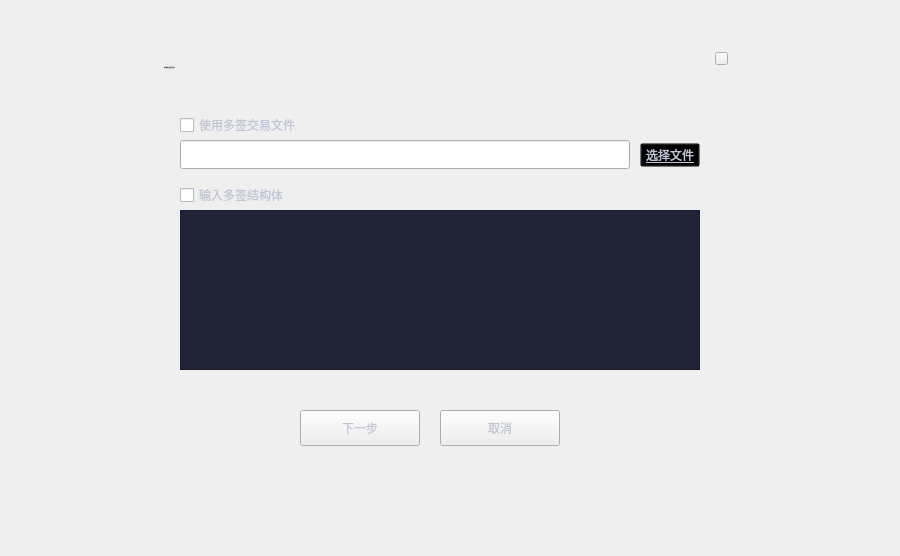
<?xml version="1.0" encoding="UTF-8"?>
<ui version="4.0">
 <class>SignMultiSigDialog</class>
 <widget class="QDialog" name="SignMultiSigDialog">
  <property name="geometry">
   <rect>
    <x>0</x>
    <y>0</y>
    <width>900</width>
    <height>556</height>
   </rect>
  </property>
  <property name="windowTitle">
   <string>Dialog</string>
  </property>
  <widget class="QWidget" name="widget" native="true">
   <property name="geometry">
    <rect>
     <x>0</x>
     <y>0</y>
     <width>900</width>
     <height>556</height>
    </rect>
   </property>
   <property name="styleSheet">
    <string notr="true">QLabel{font: 12px &quot;Microsoft YaHei UI Light&quot;;}
</string>
   </property>
   <widget class="QWidget" name="containerWidget" native="true">
    <property name="geometry">
     <rect>
      <x>140</x>
      <y>40</y>
      <width>600</width>
      <height>440</height>
     </rect>
    </property>
    <property name="font">
     <font>
      <family>Microsoft YaHei UI Light</family>
     </font>
    </property>
    <widget class="QLabel" name="label_2">
     <property name="geometry">
      <rect>
       <x>24</x>
       <y>17</y>
       <width>300</width>
       <height>21</height>
      </rect>
     </property>
     <property name="font">
      <font>
       <family>Microsoft YaHei UI Light</family>
       <pointsize>-1</pointsize>
       <weight>50</weight>
       <italic>false</italic>
       <bold>false</bold>
      </font>
     </property>
     <property name="styleSheet">
      <string notr="true">QLabel{font: 16px &quot;Microsoft YaHei UI Light&quot;;}
</string>
     </property>
     <property name="text">
      <string>对多重签名交易进行签名</string>
     </property>
    </widget>
    <widget class="QStackedWidget" name="stackedWidget">
     <property name="geometry">
      <rect>
       <x>0</x>
       <y>50</y>
       <width>600</width>
       <height>390</height>
      </rect>
     </property>
     <property name="styleSheet">
      <string notr="true">color: rgb(192, 196, 212);</string>
     </property>
     <property name="currentIndex">
      <number>0</number>
     </property>
     <widget class="QWidget" name="page">
      <widget class="QLineEdit" name="pathLineEdit">
       <property name="geometry">
        <rect>
         <x>40</x>
         <y>50</y>
         <width>450</width>
         <height>29</height>
        </rect>
       </property>
       <property name="font">
        <font>
         <pointsize>10</pointsize>
        </font>
       </property>
       <property name="readOnly">
        <bool>true</bool>
       </property>
      </widget>
      <widget class="QToolButton" name="selectPathBtn">
       <property name="geometry">
        <rect>
         <x>500</x>
         <y>53</y>
         <width>60</width>
         <height>24</height>
        </rect>
       </property>
       <property name="font">
        <font>
         <family>Microsoft YaHei UI Light</family>
         <pointsize>9</pointsize>
         <weight>50</weight>
         <italic>false</italic>
         <bold>false</bold>
         <underline>true</underline>
        </font>
       </property>
       <property name="cursor">
        <cursorShape>PointingHandCursor</cursorShape>
       </property>
       <property name="styleSheet">
        <string notr="true">QToolButton{font: 9pt &quot;Microsoft YaHei UI Light&quot;;text-decoration: underline;background:transparent;color: rgb(192, 196, 212);}
QToolButton:hover{color:white;}</string>
       </property>
       <property name="text">
        <string>选择文件</string>
       </property>
      </widget>
      <widget class="QToolButton" name="cancelBtn">
       <property name="geometry">
        <rect>
         <x>300</x>
         <y>320</y>
         <width>120</width>
         <height>36</height>
        </rect>
       </property>
       <property name="font">
        <font>
         <family>Microsoft YaHei UI Light</family>
        </font>
       </property>
       <property name="cursor">
        <cursorShape>PointingHandCursor</cursorShape>
       </property>
       <property name="focusPolicy">
        <enum>Qt::NoFocus</enum>
       </property>
       <property name="styleSheet">
        <string notr="true"/>
       </property>
       <property name="text">
        <string>取消</string>
       </property>
      </widget>
      <widget class="QToolButton" name="nextBtn">
       <property name="geometry">
        <rect>
         <x>160</x>
         <y>320</y>
         <width>120</width>
         <height>36</height>
        </rect>
       </property>
       <property name="font">
        <font>
         <family>Microsoft YaHei UI Light</family>
        </font>
       </property>
       <property name="cursor">
        <cursorShape>PointingHandCursor</cursorShape>
       </property>
       <property name="focusPolicy">
        <enum>Qt::NoFocus</enum>
       </property>
       <property name="styleSheet">
        <string notr="true"/>
       </property>
       <property name="text">
        <string>下一步</string>
       </property>
      </widget>
      <widget class="QCheckBox" name="fileCheckBox">
       <property name="geometry">
        <rect>
         <x>40</x>
         <y>20</y>
         <width>300</width>
         <height>30</height>
        </rect>
       </property>
       <property name="font">
        <font>
         <family>Microsoft YaHei UI Light</family>
        </font>
       </property>
       <property name="cursor">
        <cursorShape>PointingHandCursor</cursorShape>
       </property>
       <property name="text">
        <string>使用多签交易文件</string>
       </property>
      </widget>
      <widget class="QCheckBox" name="bullderCheckBox">
       <property name="geometry">
        <rect>
         <x>40</x>
         <y>90</y>
         <width>300</width>
         <height>30</height>
        </rect>
       </property>
       <property name="font">
        <font>
         <family>Microsoft YaHei UI Light</family>
        </font>
       </property>
       <property name="cursor">
        <cursorShape>PointingHandCursor</cursorShape>
       </property>
       <property name="text">
        <string>输入多签结构体</string>
       </property>
      </widget>
      <widget class="QTextBrowser" name="transactionBrowser">
       <property name="geometry">
        <rect>
         <x>40</x>
         <y>120</y>
         <width>520</width>
         <height>160</height>
        </rect>
       </property>
       <property name="font">
        <font>
         <family>Microsoft YaHei UI Light</family>
         <weight>50</weight>
         <italic>false</italic>
         <bold>false</bold>
        </font>
       </property>
       <property name="contextMenuPolicy">
        <enum>Qt::DefaultContextMenu</enum>
       </property>
       <property name="styleSheet">
        <string notr="true">QTextBrowser{background-color: rgb(32,36,54);color: rgb(192, 196, 212);border:1px solid rgb(28, 32, 46);padding: 0px 0px 0px 6px;}
QTextBrowser:focus{border:1px solid rgb(93,107,144);}</string>
       </property>
       <property name="undoRedoEnabled">
        <bool>true</bool>
       </property>
       <property name="readOnly">
        <bool>false</bool>
       </property>
      </widget>
     </widget>
     <widget class="QWidget" name="page_2">
      <widget class="QToolButton" name="closeBtn2">
       <property name="geometry">
        <rect>
         <x>380</x>
         <y>320</y>
         <width>120</width>
         <height>36</height>
        </rect>
       </property>
       <property name="font">
        <font>
         <family>Microsoft YaHei UI Light</family>
        </font>
       </property>
       <property name="cursor">
        <cursorShape>PointingHandCursor</cursorShape>
       </property>
       <property name="focusPolicy">
        <enum>Qt::NoFocus</enum>
       </property>
       <property name="styleSheet">
        <string notr="true"/>
       </property>
       <property name="text">
        <string>关闭</string>
       </property>
      </widget>
      <widget class="QLabel" name="label_8">
       <property name="geometry">
        <rect>
         <x>30</x>
         <y>10</y>
         <width>80</width>
         <height>20</height>
        </rect>
       </property>
       <property name="text">
        <string>来自：</string>
       </property>
       <property name="alignment">
        <set>Qt::AlignLeading|Qt::AlignLeft|Qt::AlignVCenter</set>
       </property>
      </widget>
      <widget class="QLabel" name="fromLabel">
       <property name="geometry">
        <rect>
         <x>30</x>
         <y>30</y>
         <width>280</width>
         <height>20</height>
        </rect>
       </property>
       <property name="text">
        <string/>
       </property>
       <property name="alignment">
        <set>Qt::AlignLeading|Qt::AlignLeft|Qt::AlignVCenter</set>
       </property>
       <property name="textInteractionFlags">
        <set>Qt::LinksAccessibleByMouse|Qt::TextSelectableByMouse</set>
       </property>
      </widget>
      <widget class="QLabel" name="label_9">
       <property name="geometry">
        <rect>
         <x>320</x>
         <y>10</y>
         <width>80</width>
         <height>20</height>
        </rect>
       </property>
       <property name="text">
        <string>发往：</string>
       </property>
       <property name="alignment">
        <set>Qt::AlignLeading|Qt::AlignLeft|Qt::AlignVCenter</set>
       </property>
      </widget>
      <widget class="QLabel" name="toLabel">
       <property name="geometry">
        <rect>
         <x>320</x>
         <y>30</y>
         <width>280</width>
         <height>20</height>
        </rect>
       </property>
       <property name="text">
        <string/>
       </property>
       <property name="alignment">
        <set>Qt::AlignLeading|Qt::AlignLeft|Qt::AlignVCenter</set>
       </property>
       <property name="textInteractionFlags">
        <set>Qt::LinksAccessibleByMouse|Qt::TextSelectableByMouse</set>
       </property>
      </widget>
      <widget class="QLabel" name="label_10">
       <property name="geometry">
        <rect>
         <x>30</x>
         <y>60</y>
         <width>140</width>
         <height>30</height>
        </rect>
       </property>
       <property name="text">
        <string>已有签名/需要签名：</string>
       </property>
       <property name="alignment">
        <set>Qt::AlignLeading|Qt::AlignLeft|Qt::AlignVCenter</set>
       </property>
      </widget>
      <widget class="QLabel" name="requireLabel">
       <property name="geometry">
        <rect>
         <x>150</x>
         <y>60</y>
         <width>100</width>
         <height>30</height>
        </rect>
       </property>
       <property name="text">
        <string/>
       </property>
       <property name="alignment">
        <set>Qt::AlignLeading|Qt::AlignLeft|Qt::AlignVCenter</set>
       </property>
       <property name="textInteractionFlags">
        <set>Qt::LinksAccessibleByMouse|Qt::TextSelectableByMouse</set>
       </property>
      </widget>
      <widget class="QTableWidget" name="signInfoTableWidget">
       <property name="geometry">
        <rect>
         <x>30</x>
         <y>90</y>
         <width>520</width>
         <height>141</height>
        </rect>
       </property>
       <property name="cursor" stdset="0">
        <cursorShape>PointingHandCursor</cursorShape>
       </property>
       <property name="layoutDirection">
        <enum>Qt::LeftToRight</enum>
       </property>
       <property name="styleSheet">
        <string notr="true">QTableWidget{border: none;gridline-color: rgb(241,241,248);background-color: rgb(40, 46, 66);}
QHeaderView{background-color:rgb(40,46,66);min-height:30;color:white;}
QHeaderView::section{background-color: rgb(56,63,93);border: 1px solid rgb(40,46,66);
font: 12px &quot;Microsoft YaHei UI Light&quot;;}
</string>
       </property>
       <property name="frameShape">
        <enum>QFrame::Box</enum>
       </property>
       <property name="frameShadow">
        <enum>QFrame::Plain</enum>
       </property>
       <property name="verticalScrollBarPolicy">
        <enum>Qt::ScrollBarAsNeeded</enum>
       </property>
       <property name="horizontalScrollBarPolicy">
        <enum>Qt::ScrollBarAlwaysOff</enum>
       </property>
       <property name="autoScroll">
        <bool>true</bool>
       </property>
       <property name="editTriggers">
        <set>QAbstractItemView::NoEditTriggers</set>
       </property>
       <property name="selectionMode">
        <enum>QAbstractItemView::NoSelection</enum>
       </property>
       <property name="iconSize">
        <size>
         <width>19</width>
         <height>12</height>
        </size>
       </property>
       <property name="showGrid">
        <bool>true</bool>
       </property>
       <property name="gridStyle">
        <enum>Qt::SolidLine</enum>
       </property>
       <attribute name="horizontalHeaderVisible">
        <bool>false</bool>
       </attribute>
       <attribute name="horizontalHeaderCascadingSectionResizes">
        <bool>false</bool>
       </attribute>
       <attribute name="horizontalHeaderHighlightSections">
        <bool>false</bool>
       </attribute>
       <attribute name="verticalHeaderVisible">
        <bool>false</bool>
       </attribute>
       <attribute name="verticalHeaderHighlightSections">
        <bool>false</bool>
       </attribute>
       <column>
        <property name="text">
         <string>拥有者地址</string>
        </property>
        <property name="font">
         <font>
          <family>Microsoft YaHei UI Light</family>
         </font>
        </property>
        <property name="textAlignment">
         <set>AlignCenter</set>
        </property>
       </column>
       <column>
        <property name="text">
         <string>账户</string>
        </property>
        <property name="font">
         <font>
          <family>Microsoft YaHei UI Light</family>
         </font>
        </property>
        <property name="textAlignment">
         <set>AlignCenter</set>
        </property>
       </column>
       <column>
        <property name="text">
         <string>签名状态</string>
        </property>
        <property name="textAlignment">
         <set>AlignCenter</set>
        </property>
       </column>
      </widget>
      <widget class="QToolButton" name="backBtn">
       <property name="geometry">
        <rect>
         <x>100</x>
         <y>320</y>
         <width>120</width>
         <height>36</height>
        </rect>
       </property>
       <property name="font">
        <font>
         <family>Microsoft YaHei UI Light</family>
        </font>
       </property>
       <property name="cursor">
        <cursorShape>PointingHandCursor</cursorShape>
       </property>
       <property name="focusPolicy">
        <enum>Qt::NoFocus</enum>
       </property>
       <property name="styleSheet">
        <string notr="true"/>
       </property>
       <property name="text">
        <string>返回</string>
       </property>
      </widget>
      <widget class="QToolButton" name="signBtn">
       <property name="geometry">
        <rect>
         <x>240</x>
         <y>320</y>
         <width>120</width>
         <height>36</height>
        </rect>
       </property>
       <property name="font">
        <font>
         <family>Microsoft YaHei UI Light</family>
        </font>
       </property>
       <property name="cursor">
        <cursorShape>PointingHandCursor</cursorShape>
       </property>
       <property name="focusPolicy">
        <enum>Qt::NoFocus</enum>
       </property>
       <property name="styleSheet">
        <string notr="true"/>
       </property>
       <property name="text">
        <string>确认签名</string>
       </property>
      </widget>
      <widget class="QLabel" name="requireLabel_2">
       <property name="geometry">
        <rect>
         <x>30</x>
         <y>240</y>
         <width>520</width>
         <height>50</height>
        </rect>
       </property>
       <property name="text">
        <string>点击确认签名，所有本地账户的签名将被写入。签名满足后将会直接广播交易。</string>
       </property>
       <property name="alignment">
        <set>Qt::AlignLeading|Qt::AlignLeft|Qt::AlignVCenter</set>
       </property>
       <property name="wordWrap">
        <bool>true</bool>
       </property>
       <property name="textInteractionFlags">
        <set>Qt::LinksAccessibleByMouse|Qt::TextSelectableByMouse</set>
       </property>
      </widget>
     </widget>
     <widget class="QWidget" name="page_3">
      <widget class="QTextBrowser" name="transactionBrowser2">
       <property name="geometry">
        <rect>
         <x>40</x>
         <y>110</y>
         <width>520</width>
         <height>180</height>
        </rect>
       </property>
       <property name="font">
        <font>
         <family>Microsoft YaHei UI Light</family>
         <weight>50</weight>
         <italic>false</italic>
         <bold>false</bold>
        </font>
       </property>
       <property name="contextMenuPolicy">
        <enum>Qt::DefaultContextMenu</enum>
       </property>
       <property name="styleSheet">
        <string notr="true">QTextBrowser{background-color: rgb(32,36,54);color: rgb(192, 196, 212);border:1px solid rgb(28, 32, 46);padding: 0px 0px 0px 6px;}
QTextBrowser:focus{border:1px solid rgb(93,107,144);}</string>
       </property>
      </widget>
      <widget class="QToolButton" name="copyBtn">
       <property name="geometry">
        <rect>
         <x>170</x>
         <y>320</y>
         <width>120</width>
         <height>36</height>
        </rect>
       </property>
       <property name="font">
        <font>
         <family>Microsoft YaHei UI Light</family>
        </font>
       </property>
       <property name="cursor">
        <cursorShape>PointingHandCursor</cursorShape>
       </property>
       <property name="focusPolicy">
        <enum>Qt::NoFocus</enum>
       </property>
       <property name="text">
        <string>复制</string>
       </property>
      </widget>
      <widget class="QToolButton" name="closeBtn3">
       <property name="geometry">
        <rect>
         <x>310</x>
         <y>320</y>
         <width>120</width>
         <height>36</height>
        </rect>
       </property>
       <property name="font">
        <font>
         <family>Microsoft YaHei UI Light</family>
        </font>
       </property>
       <property name="cursor">
        <cursorShape>PointingHandCursor</cursorShape>
       </property>
       <property name="focusPolicy">
        <enum>Qt::NoFocus</enum>
       </property>
       <property name="styleSheet">
        <string notr="true"/>
       </property>
       <property name="text">
        <string>关闭</string>
       </property>
      </widget>
      <widget class="QLabel" name="label_5">
       <property name="geometry">
        <rect>
         <x>40</x>
         <y>60</y>
         <width>520</width>
         <height>50</height>
        </rect>
       </property>
       <property name="text">
        <string>以下是交易结构体。将该结构体或生成的交易文件发送给其他多签拥有者进行签名。</string>
       </property>
       <property name="alignment">
        <set>Qt::AlignLeading|Qt::AlignLeft|Qt::AlignVCenter</set>
       </property>
       <property name="wordWrap">
        <bool>true</bool>
       </property>
       <property name="textInteractionFlags">
        <set>Qt::LinksAccessibleByMouse|Qt::TextSelectableByMouse</set>
       </property>
      </widget>
      <widget class="QLabel" name="warningLabel">
       <property name="geometry">
        <rect>
         <x>140</x>
         <y>20</y>
         <width>20</width>
         <height>20</height>
        </rect>
       </property>
       <property name="styleSheet">
        <string notr="true">background-image: url(:/ui/wallet_ui/success.png);</string>
       </property>
       <property name="text">
        <string/>
       </property>
      </widget>
      <widget class="QLabel" name="label_6">
       <property name="geometry">
        <rect>
         <x>170</x>
         <y>20</y>
         <width>300</width>
         <height>20</height>
        </rect>
       </property>
       <property name="font">
        <font>
         <family>Microsoft YaHei UI Light</family>
         <pointsize>-1</pointsize>
         <weight>50</weight>
         <italic>false</italic>
         <bold>false</bold>
        </font>
       </property>
       <property name="styleSheet">
        <string notr="true">color: rgb(255, 255, 255);</string>
       </property>
       <property name="text">
        <string>生成交易成功</string>
       </property>
       <property name="alignment">
        <set>Qt::AlignLeading|Qt::AlignLeft|Qt::AlignVCenter</set>
       </property>
       <property name="wordWrap">
        <bool>true</bool>
       </property>
       <property name="textInteractionFlags">
        <set>Qt::LinksAccessibleByMouse|Qt::TextSelectableByMouse</set>
       </property>
      </widget>
     </widget>
    </widget>
    <widget class="QToolButton" name="closeBtn">
     <property name="geometry">
      <rect>
       <x>575</x>
       <y>12</y>
       <width>13</width>
       <height>13</height>
      </rect>
     </property>
     <property name="cursor">
      <cursorShape>PointingHandCursor</cursorShape>
     </property>
     <property name="focusPolicy">
      <enum>Qt::NoFocus</enum>
     </property>
     <property name="text">
      <string/>
     </property>
    </widget>
   </widget>
  </widget>
 </widget>
 <resources/>
 <connections/>
</ui>
